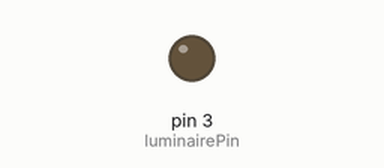
This sketch was run on a simulated Arduino Uno, built with avr-gcc and run on an emulated ATmega328P. Parts: output pins drawn as LEDs (lit = HIGH).

Above: at 0.05 s.
At 1.5 s:
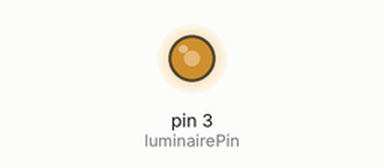
At 3.0 s:
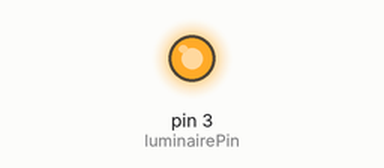
Timing chart, 0 to 6.9 s (numbered marks = the images above):
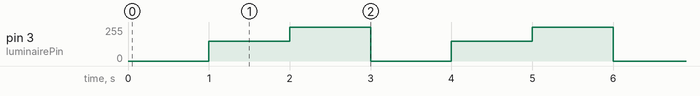

Measured:
- by itself, pin 3 (luminairePin): repeats every 3.0 s: 255/255 1.0 s, 0/255 1.0 s, 150/255 1.0 s

The sketch:

AnalogWriterV1.ino
```cpp
const int luminairePin = 3;

void setup() {
  pinMode(luminairePin, OUTPUT);
}

void loop() {
  analogWrite(luminairePin, 0);
  delay(1000);

  analogWrite(luminairePin, 150);
  delay(1000);

  analogWrite(luminairePin, 255);
  delay(1000);
}
```
